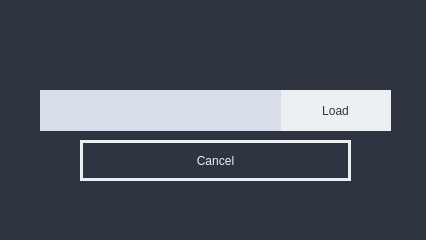
<?xml version="1.0" encoding="UTF-8"?>
<ui version="4.0">
 <class>AdminPanel</class>
 <widget class="QWidget" name="AdminPanel">
  <property name="geometry">
   <rect>
    <x>0</x>
    <y>0</y>
    <width>426</width>
    <height>240</height>
   </rect>
  </property>
  <property name="minimumSize">
   <size>
    <width>426</width>
    <height>240</height>
   </size>
  </property>
  <property name="maximumSize">
   <size>
    <width>426</width>
    <height>240</height>
   </size>
  </property>
  <property name="windowTitle">
   <string>Form</string>
  </property>
  <property name="styleSheet">
   <string notr="true">background-color: rgb(46, 52, 64);
color: rgb(236, 239, 244);
font: 87 12pt &quot;Segoe UI Black&quot;;
</string>
  </property>
  <widget class="QWidget" name="loginPanel" native="true">
   <property name="geometry">
    <rect>
     <x>10</x>
     <y>10</y>
     <width>411</width>
     <height>221</height>
    </rect>
   </property>
   <widget class="QLineEdit" name="adminPwdInput">
    <property name="geometry">
     <rect>
      <x>70</x>
      <y>40</y>
      <width>201</width>
      <height>41</height>
     </rect>
    </property>
    <property name="toolTip">
     <string>&lt;html&gt;&lt;head/&gt;&lt;body&gt;&lt;p&gt;Enter the administrator's password to modify the data&lt;/p&gt;&lt;/body&gt;&lt;/html&gt;</string>
    </property>
    <property name="styleSheet">
     <string notr="true">background-color: rgb(216, 222, 233);
border: none;
color: rgb(46, 52, 64);
font: 12pt &quot;Segoe UI&quot;;</string>
    </property>
    <property name="echoMode">
     <enum>QLineEdit::Password</enum>
    </property>
    <property name="alignment">
     <set>Qt::AlignCenter</set>
    </property>
    <property name="placeholderText">
     <string>Password</string>
    </property>
    <property name="clearButtonEnabled">
     <bool>false</bool>
    </property>
   </widget>
   <widget class="QPushButton" name="loginBtn">
    <property name="geometry">
     <rect>
      <x>70</x>
      <y>90</y>
      <width>271</width>
      <height>41</height>
     </rect>
    </property>
    <property name="styleSheet">
     <string notr="true">QPushButton {
	border:none;
	background-color: rgb(236, 239, 244);
	color: rgb(46, 52, 64);
}

QPushButton:hover {
	background-color: rgb(46, 52, 64);
	border: 3px solid rgb(236, 239, 244);
	color: rgb(236, 239, 244);
}</string>
    </property>
    <property name="text">
     <string>Login</string>
    </property>
   </widget>
   <widget class="QPushButton" name="clearBtn">
    <property name="geometry">
     <rect>
      <x>270</x>
      <y>40</y>
      <width>71</width>
      <height>41</height>
     </rect>
    </property>
    <property name="styleSheet">
     <string notr="true">QPushButton {
	border:none;
	background-color: rgb(236, 239, 244);
	color: rgb(46, 52, 64);
}

QPushButton:hover {
	background-color: rgb(46, 52, 64);
	border: 3px solid rgb(236, 239, 244);
	color: rgb(236, 239, 244);
}</string>
    </property>
    <property name="text">
     <string>Clear</string>
    </property>
   </widget>
   <widget class="QPushButton" name="cancelBtnA">
    <property name="geometry">
     <rect>
      <x>70</x>
      <y>140</y>
      <width>271</width>
      <height>41</height>
     </rect>
    </property>
    <property name="styleSheet">
     <string notr="true">QPushButton {
	background-color: rgb(46, 52, 64);
	border: 3px solid rgb(236, 239, 244);
	color: rgb(236, 239, 244);
}

QPushButton:hover {
	border:none;
	background-color: rgb(236, 239, 244);
	color: rgb(46, 52, 64);
}</string>
    </property>
    <property name="text">
     <string>Cancel</string>
    </property>
   </widget>
  </widget>
  <widget class="QWidget" name="uploadPanel" native="true">
   <property name="geometry">
    <rect>
     <x>10</x>
     <y>10</y>
     <width>411</width>
     <height>221</height>
    </rect>
   </property>
   <property name="styleSheet">
    <string notr="true"/>
   </property>
   <widget class="QPushButton" name="loadBtn">
    <property name="geometry">
     <rect>
      <x>270</x>
      <y>80</y>
      <width>111</width>
      <height>41</height>
     </rect>
    </property>
    <property name="styleSheet">
     <string notr="true">QPushButton {
	border:none;
	background-color: rgb(236, 239, 244);
	color: rgb(46, 52, 64);
}

QPushButton:hover {
	background-color: rgb(46, 52, 64);
	border: 3px solid rgb(236, 239, 244);
	color: rgb(236, 239, 244);
}</string>
    </property>
    <property name="text">
     <string>Load</string>
    </property>
   </widget>
   <widget class="QLineEdit" name="fileNameInput">
    <property name="geometry">
     <rect>
      <x>30</x>
      <y>80</y>
      <width>241</width>
      <height>41</height>
     </rect>
    </property>
    <property name="toolTip">
     <string>&lt;html&gt;&lt;head/&gt;&lt;body&gt;&lt;p&gt;Enter the administrator's password to modify the data&lt;/p&gt;&lt;/body&gt;&lt;/html&gt;</string>
    </property>
    <property name="styleSheet">
     <string notr="true">background-color: rgb(216, 222, 233);
border: none;
color: rgb(46, 52, 64);
font: 12pt &quot;Segoe UI&quot;;</string>
    </property>
    <property name="echoMode">
     <enum>QLineEdit::Normal</enum>
    </property>
    <property name="alignment">
     <set>Qt::AlignCenter</set>
    </property>
    <property name="readOnly">
     <bool>true</bool>
    </property>
    <property name="placeholderText">
     <string/>
    </property>
    <property name="clearButtonEnabled">
     <bool>false</bool>
    </property>
   </widget>
   <widget class="QPushButton" name="cancelBtnB">
    <property name="geometry">
     <rect>
      <x>70</x>
      <y>130</y>
      <width>271</width>
      <height>41</height>
     </rect>
    </property>
    <property name="styleSheet">
     <string notr="true">QPushButton {
	background-color: rgb(46, 52, 64);
	border: 3px solid rgb(236, 239, 244);
	color: rgb(236, 239, 244);
}

QPushButton:hover {
	border:none;
	background-color: rgb(236, 239, 244);
	color: rgb(46, 52, 64);
}</string>
    </property>
    <property name="text">
     <string>Cancel</string>
    </property>
   </widget>
  </widget>
 </widget>
 <resources/>
 <connections>
  <connection>
   <sender>loginBtn</sender>
   <signal>clicked()</signal>
   <receiver>AdminPanel</receiver>
   <slot>adminPasswordAuth()</slot>
   <hints>
    <hint type="sourcelabel">
     <x>308</x>
     <y>112</y>
    </hint>
    <hint type="destinationlabel">
     <x>309</x>
     <y>236</y>
    </hint>
   </hints>
  </connection>
  <connection>
   <sender>clearBtn</sender>
   <signal>clicked()</signal>
   <receiver>AdminPanel</receiver>
   <slot>adminPasswordClear()</slot>
   <hints>
    <hint type="sourcelabel">
     <x>350</x>
     <y>80</y>
    </hint>
    <hint type="destinationlabel">
     <x>298</x>
     <y>299</y>
    </hint>
   </hints>
  </connection>
  <connection>
   <sender>loadBtn</sender>
   <signal>clicked()</signal>
   <receiver>AdminPanel</receiver>
   <slot>loadFileName()</slot>
   <hints>
    <hint type="sourcelabel">
     <x>364</x>
     <y>100</y>
    </hint>
    <hint type="destinationlabel">
     <x>190</x>
     <y>278</y>
    </hint>
   </hints>
  </connection>
  <connection>
   <sender>cancelBtnA</sender>
   <signal>clicked()</signal>
   <receiver>AdminPanel</receiver>
   <slot>close()</slot>
   <hints>
    <hint type="sourcelabel">
     <x>101</x>
     <y>156</y>
    </hint>
    <hint type="destinationlabel">
     <x>69</x>
     <y>256</y>
    </hint>
   </hints>
  </connection>
  <connection>
   <sender>cancelBtnB</sender>
   <signal>clicked()</signal>
   <receiver>AdminPanel</receiver>
   <slot>close()</slot>
   <hints>
    <hint type="sourcelabel">
     <x>190</x>
     <y>164</y>
    </hint>
    <hint type="destinationlabel">
     <x>188</x>
     <y>312</y>
    </hint>
   </hints>
  </connection>
 </connections>
 <slots>
  <signal>newFileLoaded(QString)</signal>
  <slot>adminPasswordAuth()</slot>
  <slot>adminPasswordClear()</slot>
  <slot>loadFileName()</slot>
 </slots>
</ui>
